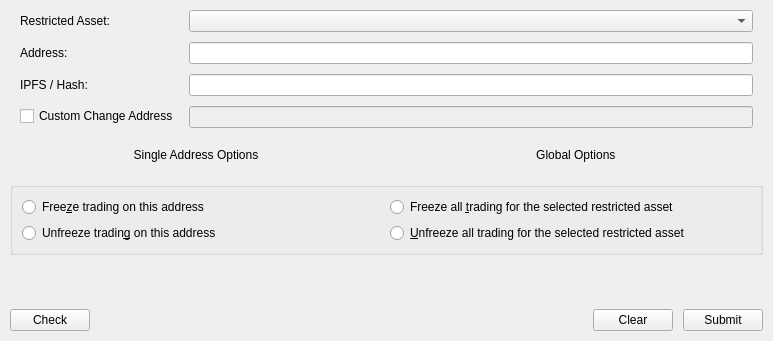
<?xml version="1.0" encoding="UTF-8"?>
<ui version="4.0">
 <class>FreezeAddress</class>
 <widget class="QWidget" name="FreezeAddress">
  <property name="geometry">
   <rect>
    <x>0</x>
    <y>0</y>
    <width>773</width>
    <height>341</height>
   </rect>
  </property>
  <property name="windowTitle">
   <string>Frame</string>
  </property>
  <layout class="QVBoxLayout" name="verticalLayout_2">
   <property name="spacing">
    <number>10</number>
   </property>
   <property name="leftMargin">
    <number>10</number>
   </property>
   <property name="topMargin">
    <number>10</number>
   </property>
   <property name="rightMargin">
    <number>10</number>
   </property>
   <property name="bottomMargin">
    <number>10</number>
   </property>
   <item>
    <layout class="QFormLayout" name="formLayout_2">
     <property name="horizontalSpacing">
      <number>10</number>
     </property>
     <property name="verticalSpacing">
      <number>10</number>
     </property>
     <property name="leftMargin">
      <number>10</number>
     </property>
     <property name="rightMargin">
      <number>10</number>
     </property>
     <item row="1" column="0">
      <widget class="QLabel" name="labelRestricted">
       <property name="text">
        <string>Restricted Asset:</string>
       </property>
      </widget>
     </item>
     <item row="3" column="0">
      <widget class="QLabel" name="labelAddress">
       <property name="text">
        <string>Address:</string>
       </property>
      </widget>
     </item>
     <item row="3" column="1">
      <widget class="QValidatedLineEdit" name="lineEditAddress">
       <property name="maxLength">
        <number>50</number>
       </property>
      </widget>
     </item>
     <item row="5" column="0">
      <widget class="QCheckBox" name="checkBoxChangeAddress">
       <property name="text">
        <string>Custom Change Address</string>
       </property>
      </widget>
     </item>
     <item row="5" column="1">
      <widget class="QLineEdit" name="lineEditChangeAddress">
       <property name="enabled">
        <bool>false</bool>
       </property>
       <property name="maxLength">
        <number>50</number>
       </property>
      </widget>
     </item>
     <item row="1" column="1">
      <widget class="QComboBox" name="assetComboBox"/>
     </item>
     <item row="4" column="0">
      <widget class="QLabel" name="labelAssetData">
       <property name="text">
        <string>IPFS / Hash:</string>
       </property>
      </widget>
     </item>
     <item row="4" column="1">
      <widget class="QLineEdit" name="lineEditAssetData"/>
     </item>
    </layout>
   </item>
   <item>
    <layout class="QHBoxLayout" name="horizontalLayout">
     <item>
      <widget class="QLabel" name="labelAddress_2">
       <property name="text">
        <string>Single Address Options</string>
       </property>
       <property name="alignment">
        <set>Qt::AlignCenter</set>
       </property>
      </widget>
     </item>
     <item>
      <widget class="QLabel" name="labelGlobal">
       <property name="text">
        <string>Global Options </string>
       </property>
       <property name="alignment">
        <set>Qt::AlignCenter</set>
       </property>
      </widget>
     </item>
    </layout>
   </item>
   <item>
    <layout class="QHBoxLayout" name="horizontalLayout_3">
     <item>
      <widget class="QGroupBox" name="groupBoxFreezeOptions">
       <property name="title">
        <string/>
       </property>
       <layout class="QVBoxLayout" name="verticalLayout_5">
        <item>
         <layout class="QHBoxLayout" name="horizontalLayout_4">
          <item>
           <layout class="QVBoxLayout" name="verticalLayout">
            <item>
             <widget class="QRadioButton" name="radioButtonFreezeAddress">
              <property name="text">
               <string>Free&amp;ze trading on this address</string>
              </property>
             </widget>
            </item>
            <item>
             <widget class="QRadioButton" name="radioButtonUnfreezeAddress">
              <property name="text">
               <string>Unfreeze tradin&amp;g on this address</string>
              </property>
             </widget>
            </item>
           </layout>
          </item>
          <item>
           <layout class="QVBoxLayout" name="verticalLayout_3">
            <item>
             <widget class="QRadioButton" name="radioButtonGlobalFreeze">
              <property name="text">
               <string>Freeze all &amp;trading for the selected restricted asset</string>
              </property>
             </widget>
            </item>
            <item>
             <widget class="QRadioButton" name="radioButtonGlobalUnfreeze">
              <property name="text">
               <string>&amp;Unfreeze all trading for the selected restricted asset</string>
              </property>
             </widget>
            </item>
           </layout>
          </item>
         </layout>
        </item>
       </layout>
      </widget>
     </item>
    </layout>
   </item>
   <item>
    <widget class="QLabel" name="labelWarning">
     <property name="text">
      <string/>
     </property>
    </widget>
   </item>
   <item>
    <layout class="QHBoxLayout" name="horizontalLayout_2">
     <item>
      <widget class="QPushButton" name="buttonCheck">
       <property name="text">
        <string>Check</string>
       </property>
      </widget>
     </item>
     <item>
      <spacer name="horizontalSpacer_3">
       <property name="orientation">
        <enum>Qt::Horizontal</enum>
       </property>
       <property name="sizeHint" stdset="0">
        <size>
         <width>40</width>
         <height>20</height>
        </size>
       </property>
      </spacer>
     </item>
     <item>
      <widget class="QPushButton" name="buttonClear">
       <property name="text">
        <string>Clear</string>
       </property>
      </widget>
     </item>
     <item>
      <widget class="QPushButton" name="buttonSubmit">
       <property name="text">
        <string>Submit</string>
       </property>
      </widget>
     </item>
    </layout>
   </item>
  </layout>
 </widget>
 <customwidgets>
  <customwidget>
   <class>QValidatedLineEdit</class>
   <extends>QLineEdit</extends>
   <header>qvalidatedlineedit.h</header>
  </customwidget>
 </customwidgets>
 <resources/>
 <connections/>
</ui>
